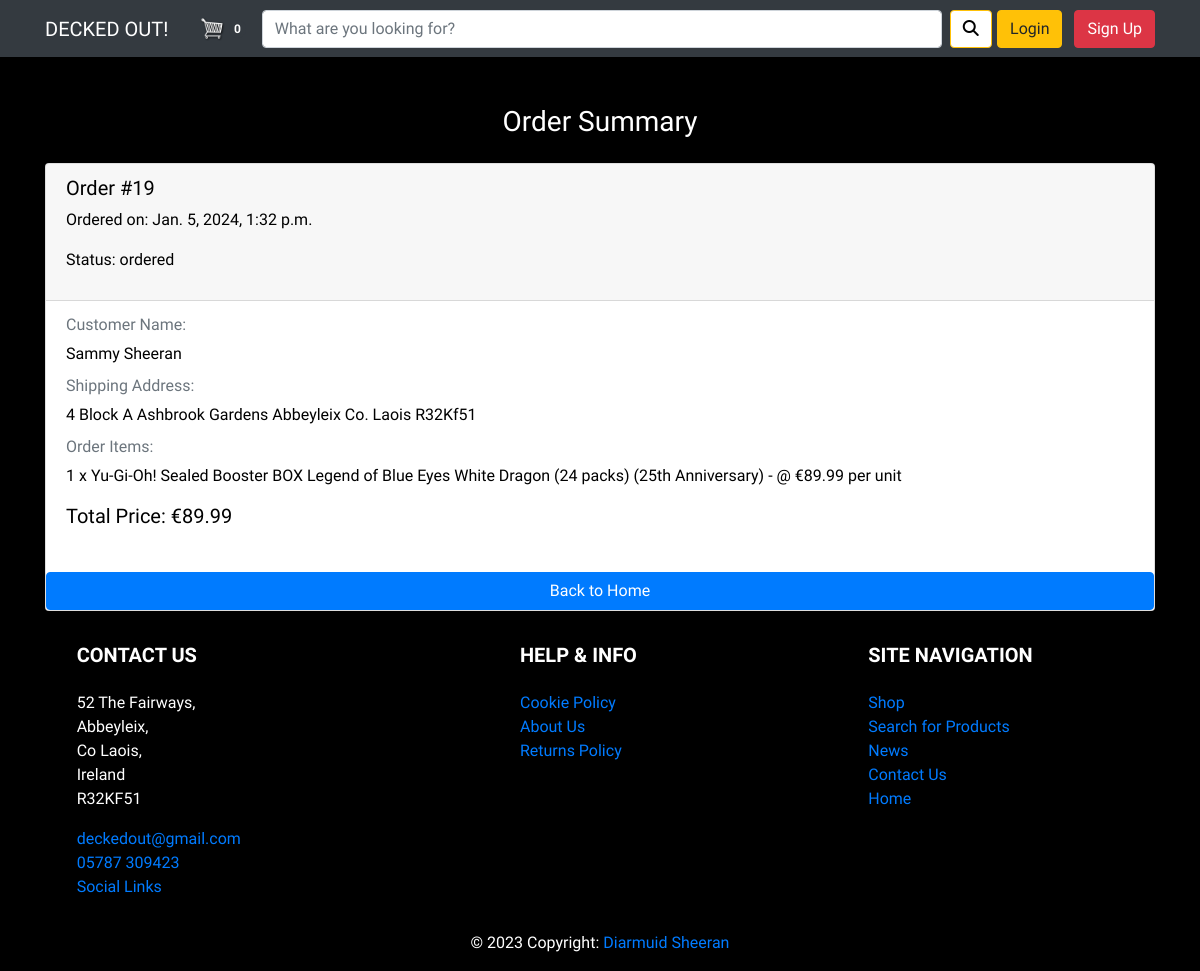
The page /checkout/order_summary/ on the database its author committed.
### order/models.py (models this page shows, shortened)
class Order(models.Model):
    SHIPPING_STATUS_CHOICES = [
        ('ordered', 'Ordered'),
        ('in_process', 'In Process'),
        ('shipped', 'Shipped'),
    ]
    user = models.ForeignKey(User, on_delete=models.SET_NULL, null=True, blank=True)
    full_name = models.CharField(max_length=200, null=True)
    email_address = models.CharField(max_length=200, null=True)
    shipping_address = models.TextField()
    total_price = models.DecimalField(max_digits=10, decimal_places=2, null=True, blank=True)
    shipping_status = models.CharField(max_length=20, choices=SHIPPING_STATUS_CHOICES, default='ordered')
    created_at = models.DateTimeField(auto_now_add=True)

class OrderItem(models.Model):
    order = models.ForeignKey(Order, on_delete=models.CASCADE, related_name='items')
    product = models.ForeignKey(Product, on_delete=models.CASCADE)
    quantity = models.PositiveIntegerField()
    price_at_purchase = models.DecimalField(max_digits=10, decimal_places=2)

### product/models.py (models this page shows, shortened)
class Product(models.Model):
    name = models.CharField(max_length=255)
    description = models.TextField()
    price = models.DecimalField(max_digits=10, decimal_places=2)
    categories = models.ManyToManyField(Category)
    image = models.ImageField(upload_to='product_images/', null=True, blank=True)
    quantity_available = models.PositiveIntegerField(default=0)
    is_featured = models.BooleanField(default=False)
    created_at = models.DateTimeField(auto_now_add=True)
    updated_at = models.DateTimeField(auto_now=True)
    slug = models.SlugField(unique=True, blank=True, max_length=500)
    on_special_offer = models.BooleanField(default=False)
    discounted_price = models.DecimalField(max_digits=10, decimal_places=2, null=True, blank=True)

### checkout/views.py (the view)
# urls.py: path('order_summary/', views.order_summary, name='order_summary'),
def order_summary(request):
    latest_order = None
    if request.user.is_authenticated:
        latest_order = Order.objects.filter(user=request.user).order_by('-created_at').first()
    if not latest_order:
        latest_order = Order.objects.filter(user=None).order_by('-created_at').first()
    context = {'latest_order': latest_order}
    return render(request, "checkout/order_summary.html", context)

### cart/cart.py (called while the page is built)
    def __len__(self):
        return sum(self.cart.values())

### cart/context_processors.py (called while the page is built)
def cart(request):
    return {'cart': Cart(request)}

### checkout/templates/checkout/order_summary.html
{% extends 'base.html' %}
{% load static %}
{% block content %}
<h3 class="text-center mb-4 mt-4">Order Summary</h3>
    <div class="container" style="color: black;">
        {% if latest_order %}
            <div class="card mb-3">
                <div class="card-header">
                    <h5>Order #{{ latest_order.pk }}</h5>
                    <p>Ordered on: {{ latest_order.created_at }}</p>
                    <p>Status: {{ latest_order.shipping_status }}</p>
                </div>
                <div class="card-body">
                    <h6 class="card-subtitle mb-2 text-muted">Customer Name:</h6>
                    <p>{{ latest_order.full_name }}</p>
                    <h6 class="card-subtitle mb-2 text-muted">Shipping Address:</h6>
                    <p>{{ latest_order.shipping_address }}</p>
                    <h6 class="card-subtitle mb-2 text-muted">Order Items:</h6>
                    {% for item in latest_order.items.all %}
                        <p>{{ item.quantity }} x {{ item.product.name }} - @ €{{ item.price_at_purchase }} per unit</p>
                    {% endfor %}
                    <h5>Total Price: €{{ latest_order.total_price }}</h5>
                </div>
                <a href="{% url 'landing' %}" class="btn btn-primary mt-3">Back to Home</a>
            </div>
        {% else %}
            <p class="text-center">No recent orders found.</p>
        {% endif %}
    </div>
{% endblock %}

### static/css/base.css (style rules this page uses)
body { background-color: #000; color: #fff; font-family: 'Oswald', sans-serif; }

### rows shown on the page
Order: pk "19", created_at "Jan. 5, 2024, 1:32 p.m.", shipping_status "ordered", full_name "Sammy Sheeran", shipping_address "4 Block A Ashbrook Gardens Abbeyleix Co. Laois R32Kf51", total_price "89.99"
OrderItem: quantity "1", product.name "Yu-Gi-Oh! Sealed Booster BOX Legend of Blue Eyes White Dragon (24 packs) (25th Anniversary)", price_at_purchase "89.99"

### other values the page prints
{{ cart|length }} "0"
